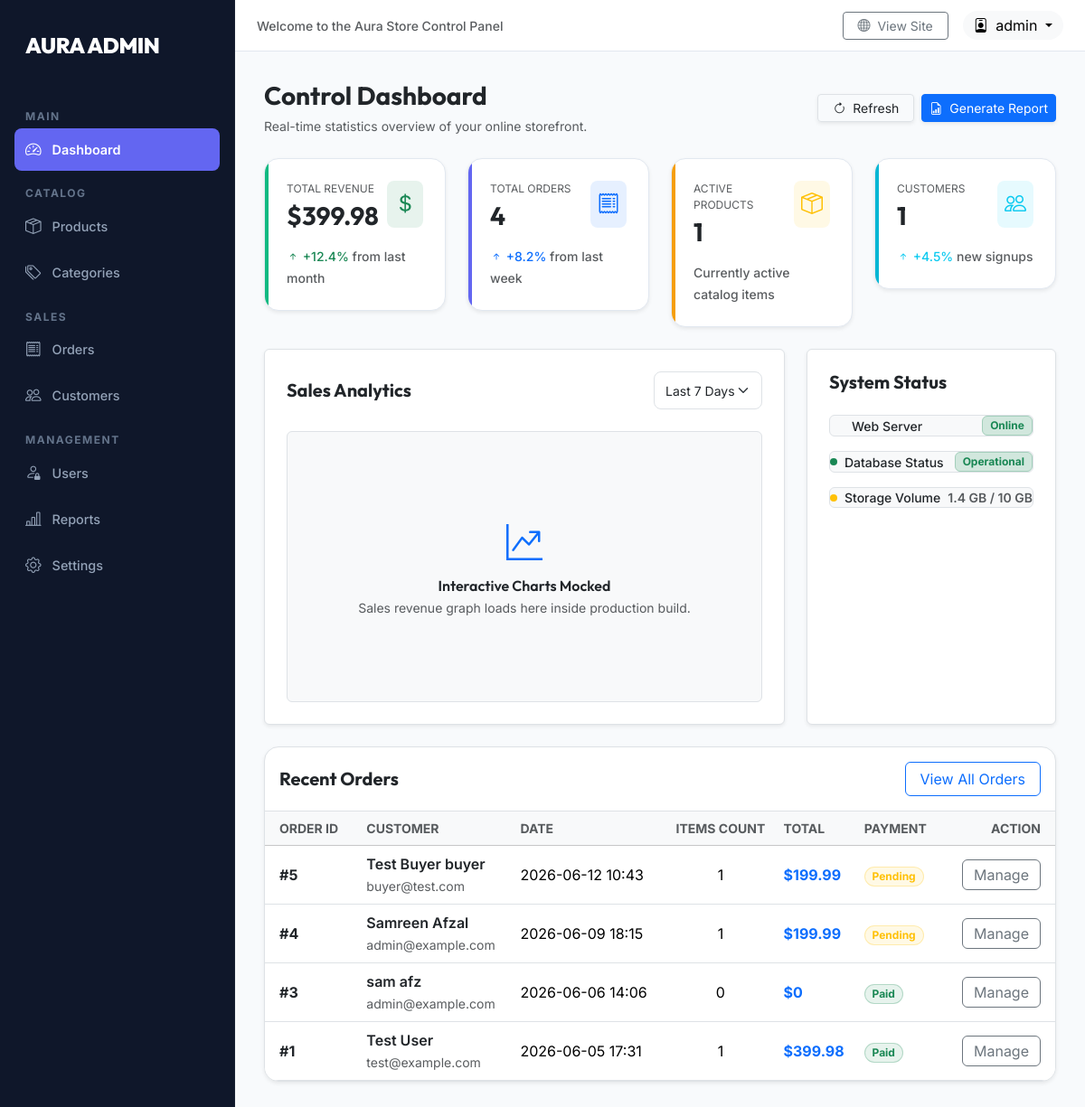
The app's page /dashboard/ (signed in) with its own data.
### orders/models.py (models this page shows, shortened)
class Order(models.Model):
    user = models.ForeignKey(
        settings.AUTH_USER_MODEL,
        on_delete=models.SET_NULL,
        related_name='orders',
        null=True,
        blank=True
    )
    first_name = models.CharField(max_length=50)
    last_name = models.CharField(max_length=50)
    email = models.EmailField()
    address = models.CharField(max_length=250)
    postal_code = models.CharField(max_length=20)
    city = models.CharField(max_length=100)
    created = models.DateTimeField(auto_now_add=True)
    updated = models.DateTimeField(auto_now=True)
    paid = models.BooleanField(default=False)
    status = models.CharField(
        max_length=20,
        choices=[
            ('Processing', 'Processing'),
            ('Shipped', 'Shipped'),
            ('Delivered', 'Delivered'),
            ('Cancelled', 'Cancelled'),
        ],
        default='Processing'
    )
    tracking_number = models.CharField(max_length=100, blank=True, default='')
    class Meta:
        ordering = ['-created']
        indexes = [
            models.Index(fields=['-created']),
        ]
    def get_total_cost(self):
        return sum(item.get_cost() for item in self.items.all())

class OrderItem(models.Model):
    order = models.ForeignKey(
        Order,
        related_name='items',
        on_delete=models.CASCADE
    )
    product = models.ForeignKey(
        Product,
        related_name='order_items',
        on_delete=models.CASCADE
    )
    price = models.DecimalField(max_digits=10, decimal_places=2)
    quantity = models.PositiveIntegerField(default=1)
    def get_cost(self):
        return self.price * self.quantity

### dashboard/views.py (the view)
# urls.py: path('', views.dashboard_index, name='index'),
@staff_member_required(login_url='users:admin_login')
def dashboard_index(request):
    total_orders = Order.objects.count()
    revenue = OrderItem.objects.filter(order__paid=True).aggregate(
        total=Sum(F('price') * F('quantity'))
    )['total']
    total_revenue = round(revenue, 2) if revenue is not None else 0.00
    total_products = Product.objects.count()
    total_customers = User.objects.filter(is_staff=False).count()
    recent_orders = Order.objects.all().order_by('-created')[:5]
    return render(request, 'dashboard/index.html', {
        'total_orders': total_orders,
        'total_revenue': total_revenue,
        'total_products': total_products,
        'total_customers': total_customers,
        'recent_orders': recent_orders,
        'active_menu': 'dashboard'
    })

### templates/dashboard/index.html (shortened to what this page needs)
{% extends 'dashboard/base.html' %}
{% load static %}
{% block content %}
<div class="d-flex justify-content-between align-items-center mb-4">
    <div>
        <h1 class="h3 mb-1 fw-bold text-dark" style="font-family: 'Outfit', sans-serif;">Control Dashboard</h1>
        <span class="text-muted small">Real-time statistics overview of your online storefront.</span>
    </div>
    <div class="d-flex gap-2">
        <button class="btn btn-sm btn-white border shadow-sm px-3" onclick="window.location.reload()"><i class="bi bi-arrow-clockwise me-1"></i> Refresh</button>
        <a href="{% url 'dashboard:reports' %}" class="btn btn-sm btn-primary shadow-sm"><i class="bi bi-file-earmark-bar-graph me-1"></i> Generate Report</a>
    </div>
</div>
<div class="row g-4 mb-4">
    <div class="col-sm-6 col-xl-3">
        <div class="stat-card card-success shadow-sm">
            <div class="d-flex justify-content-between align-items-start mb-3">
                <div>
                    <span class="text-muted text-uppercase tracking-wider small d-block mb-1" style="font-size: 0.75rem;">Total Revenue</span>
                    <h3 class="fw-bold mb-0 text-dark">${{ total_revenue }}</h3>
                </div>
                <div class="p-2 bg-success bg-opacity-10 text-success rounded-3"><i class="bi bi-currency-dollar fs-4"></i></div>
            </div>
            <span class="text-success small fw-medium"><i class="bi bi-arrow-up-short"></i> +12.4% <span class="text-muted">from last month</span></span>
        </div>
    </div>
    <div class="col-sm-6 col-xl-3">
        <div class="stat-card card-primary shadow-sm">
            <div class="d-flex justify-content-between align-items-start mb-3">
                <div>
                    <span class="text-muted text-uppercase tracking-wider small d-block mb-1" style="font-size: 0.75rem;">Total Orders</span>
                    <h3 class="fw-bold mb-0 text-dark">{{ total_orders }}</h3>
                </div>
                <div class="p-2 bg-primary bg-opacity-10 text-primary rounded-3"><i class="bi bi-receipt fs-4"></i></div>
            </div>
            <span class="text-primary small fw-medium"><i class="bi bi-arrow-up-short"></i> +8.2% <span class="text-muted">from last week</span></span>
        </div>
    </div>
    <div class="col-sm-6 col-xl-3">
        <div class="stat-card card-warning shadow-sm">
            <div class="d-flex justify-content-between align-items-start mb-3">
                <div>
                    <span class="text-muted text-uppercase tracking-wider small d-block mb-1" style="font-size: 0.75rem;">Active Products</span>
                    <h3 class="fw-bold mb-0 text-dark">{{ total_products }}</h3>
                </div>
                <div class="p-2 bg-warning bg-opacity-10 text-warning rounded-3"><i class="bi bi-box-seam fs-4"></i></div>
            </div>
            <span class="text-warning small fw-medium"><span class="text-muted">Currently active catalog items</span></span>
        </div>
    </div>
    <div class="col-sm-6 col-xl-3">
        <div class="stat-card card-info shadow-sm">
            <div class="d-flex justify-content-between align-items-start mb-3">
                <div>
                    <span class="text-muted text-uppercase tracking-wider small d-block mb-1" style="font-size: 0.75rem;">Customers</span>
                    <h3 class="fw-bold mb-0 text-dark">{{ total_customers }}</h3>
                </div>
                <div class="p-2 bg-info bg-opacity-10 text-info rounded-3"><i class="bi bi-people fs-4"></i></div>
            </div>
            <span class="text-info small fw-medium"><i class="bi bi-arrow-up-short"></i> +4.5% <span class="text-muted">new signups</span></span>
        </div>
    </div>
</div>
<div class="row g-4">
    <div class="col-lg-8">
        <div class="card p-4 border shadow-sm bg-white h-100">
            <div class="d-flex justify-content-between align-items-center mb-4">
                <h5 class="fw-bold text-dark m-0" style="font-family: 'Outfit', sans-serif;">Sales Analytics</h5>
                <select class="form-select form-select-sm border" style="width: 120px;">
                    <option>Last 7 Days</option>
                </select>
            </div>
            <div class="w-100 bg-light rounded d-flex flex-column align-items-center justify-content-center border" style="height: 300px;">
                <i class="bi bi-graph-up-arrow text-primary fs-1 mb-2"></i>
                <h6 class="fw-semibold mb-1">Interactive Charts Mocked</h6>
                <p class="text-muted small mb-0">Sales revenue graph loads here inside production build.</p>
            </div>
        </div>
    </div>
    <div class="col-lg-4">
        <div class="card p-4 border shadow-sm bg-white h-100">
            <h5 class="fw-bold text-dark mb-4" style="font-family: 'Outfit', sans-serif;">System Status</h5>
            <div class="d-flex flex-column gap-3">
                <div class="d-flex align-items-center justify-content-between p-2.5 bg-light rounded border">
                    <div class="d-flex align-items-center gap-2">
                        <span class="fw-medium small">Web Server</span>
                    </div>
                    <span class="badge bg-success-subtle text-success border border-success-subtle px-2 py-1 small rounded">Online</span>
                </div>
                <div class="d-flex align-items-center justify-content-between p-2.5 bg-light rounded border">
                    <div class="d-flex align-items-center gap-2">
                        <span class="p-1 bg-success rounded-circle"></span>
                        <span class="fw-medium small">Database Status</span>
                    </div>
                    <span class="badge bg-success-subtle text-success border border-success-subtle px-2 py-1 small rounded">Operational</span>
                </div>
                <div class="d-flex align-items-center justify-content-between p-2.5 bg-light rounded border">
                    <div class="d-flex align-items-center gap-2">
                        <span class="p-1 bg-warning rounded-circle"></span>
                        <span class="fw-medium small">Storage Volume</span>
                    </div>
                    <span class="text-muted small fw-semibold">1.4 GB / 10 GB</span>
                </div>
            </div>
        </div>
    </div>
    <div class="col-12 mt-4">
        <div class="table-card border shadow-sm bg-white">
            <div class="p-3 border-bottom d-flex justify-content-between align-items-center">
                <h5 class="fw-bold text-dark m-0" style="font-family: 'Outfit', sans-serif;">Recent Orders</h5>
                <a href="{% url 'dashboard:orders' %}" class="btn btn-xs btn-outline-primary px-3 py-1.5 small">View All Orders</a>
            </div>
            <div class="table-responsive">
                <table class="table table-hover align-middle mb-0">
                    <thead>
                        <tr class="table-light">
                            <th scope="col" class="text-muted text-uppercase small px-3">Order ID</th>
                            <th scope="col" class="text-muted text-uppercase small">Customer</th>
                            <th scope="col" class="text-muted text-uppercase small">Date</th>
                            <th scope="col" class="text-muted text-uppercase small text-center">Items Count</th>
                            <th scope="col" class="text-muted text-uppercase small">Total</th>
                            <th scope="col" class="text-muted text-uppercase small">Payment</th>
                            <th scope="col" class="text-muted text-uppercase small text-end px-3">Action</th>
                        </tr>
                    </thead>
                    <tbody>
                        {% for order in recent_orders %}
                        <tr>
                            <td class="px-3 fw-bold text-dark">#{{ order.id }}</td>
                            <td>
                                <div class="fw-semibold text-dark">{{ order.first_name }} {{ order.last_name }}</div>
                                <span class="text-muted small">{{ order.email }}</span>
                            </td>
                            <td>{{ order.created|date:"Y-m-d H:i" }}</td>
                            <td class="text-center">{{ order.items.count }}</td>
                            <td class="fw-bold text-primary">${{ order.get_total_cost }}</td>
                            <td>
                                {% if order.paid %}
                                    <span class="badge bg-success bg-opacity-10 text-success border border-success border-opacity-25 px-2.5 py-1.5 small rounded-pill">Paid</span>
                                {% else %}
                                    <span class="badge bg-warning bg-opacity-10 text-warning border border-warning border-opacity-25 px-2.5 py-1.5 small rounded-pill">Pending</span>
                                {% endif %}
                            </td>
                            <td class="text-end px-3">
                                <a href="{% url 'dashboard:order_details' order.id %}" class="btn btn-xs btn-outline-secondary py-1 px-2.5 small">Manage</a>
                            </td>
                        </tr>
                        {% empty %}
                        <tr>
                            <td colspan="7" class="text-center py-4 text-muted">No orders found.</td>
                        </tr>
                        {% endfor %}
                    </tbody>
                </table>
            </div>
        </div>
    </div>
</div>
{% endblock %}

### templates/dashboard/base.html (shortened to what this page needs)
<!DOCTYPE html>
<html lang="en">
<head>
    <link href="https://cdn.jsdelivr.net/npm/bootstrap@5.3.3/dist/css/bootstrap.min.css" rel="stylesheet">
    <link href="https://cdn.jsdelivr.net/npm/bootstrap-icons@1.11.3/font/bootstrap-icons.min.css" rel="stylesheet">
</head>
<body>
    <div class="sidebar" id="sidebarMenu">
        <a href="{% url 'dashboard:index' %}" class="sidebar-brand brand-title">AURA ADMIN</a>
        <div class="sidebar-menu-title">Main</div>
        <a href="{% url 'dashboard:index' %}" class="sidebar-link {% if active_menu == 'dashboard' %}active{% endif %}">
            <i class="bi bi-speedometer2"></i> Dashboard
        </a>
        <div class="sidebar-menu-title">Catalog</div>
        <a href="{% url 'dashboard:products' %}" class="sidebar-link {% if active_menu == 'products' %}active{% endif %}">
            <i class="bi bi-box-seam"></i> Products
        </a>
        <a href="{% url 'dashboard:categories' %}" class="sidebar-link {% if active_menu == 'categories' %}active{% endif %}">
            <i class="bi bi-tags"></i> Categories
        </a>
        <div class="sidebar-menu-title">Sales</div>
        <a href="{% url 'dashboard:orders' %}" class="sidebar-link {% if active_menu == 'orders' %}active{% endif %}">
            <i class="bi bi-receipt"></i> Orders
        </a>
        <a href="{% url 'dashboard:customers' %}" class="sidebar-link {% if active_menu == 'customers' %}active{% endif %}">
            <i class="bi bi-people"></i> Customers
        </a>
        <div class="sidebar-menu-title">Management</div>
        <a href="{% url 'dashboard:users' %}" class="sidebar-link {% if active_menu == 'users' %}active{% endif %}">
            <i class="bi bi-person-lock"></i> Users
        </a>
        <a href="{% url 'dashboard:reports' %}" class="sidebar-link {% if active_menu == 'reports' %}active{% endif %}">
            <i class="bi bi-bar-chart-line"></i> Reports
        </a>
        <a href="{% url 'dashboard:settings' %}" class="sidebar-link {% if active_menu == 'settings' %}active{% endif %}">
            <i class="bi bi-gear"></i> Settings
        </a>
    </div>
    <div class="main-wrapper" id="mainWrapper">
        <nav class="top-navbar d-flex align-items-center justify-content-between">
            <div class="d-flex align-items-center">
                <div class="d-none d-md-block">
                    <span class="text-muted small fw-medium">Welcome to the Aura Store Control Panel</span>
                </div>
            </div>
            <div class="d-flex align-items-center gap-3">
                <a href="/" class="btn btn-sm btn-outline-secondary px-3" target="_blank">
                    <i class="bi bi-globe me-1"></i> View Site
                </a>
                <div class="dropdown">
                    <button class="btn btn-light border-0 dropdown-toggle py-1 px-2.5 rounded-pill" type="button" id="adminDropdown" data-bs-toggle="dropdown" aria-expanded="false">
                        <i class="bi bi-person-badge me-1"></i> {{ user.username }}
                    </button>
                </div>
            </div>
        </nav>
        <div class="content-body">
            {% block content %}
            {% endblock %}
        </div>
    </div>
</body>
</html>

### records on screen
Order: id "5", first_name "Test Buyer", last_name "buyer", email "buyer@test.com", created "2026-06-12 10:43", items.count "1", get_total_cost "199.99", paid "Pending"
Order: id "4", first_name "Samreen", last_name "Afzal", email "admin@example.com", created "2026-06-09 18:15", items.count "1", get_total_cost "199.99", paid "Pending"
Order: id "3", first_name "sam", last_name "afz", email "admin@example.com", created "2026-06-06 14:06", items.count "0", get_total_cost "0", paid "Paid"
Order: id "1", first_name "Test", last_name "User", email "test@example.com", created "2026-06-05 17:31", items.count "1", get_total_cost "399.98", paid "Paid"

### other values on screen
{{ user.username }} "admin"
{{ total_revenue }} "399.98"
{{ total_orders }} "4"
{{ total_products }} "1"
{{ total_customers }} "1"
